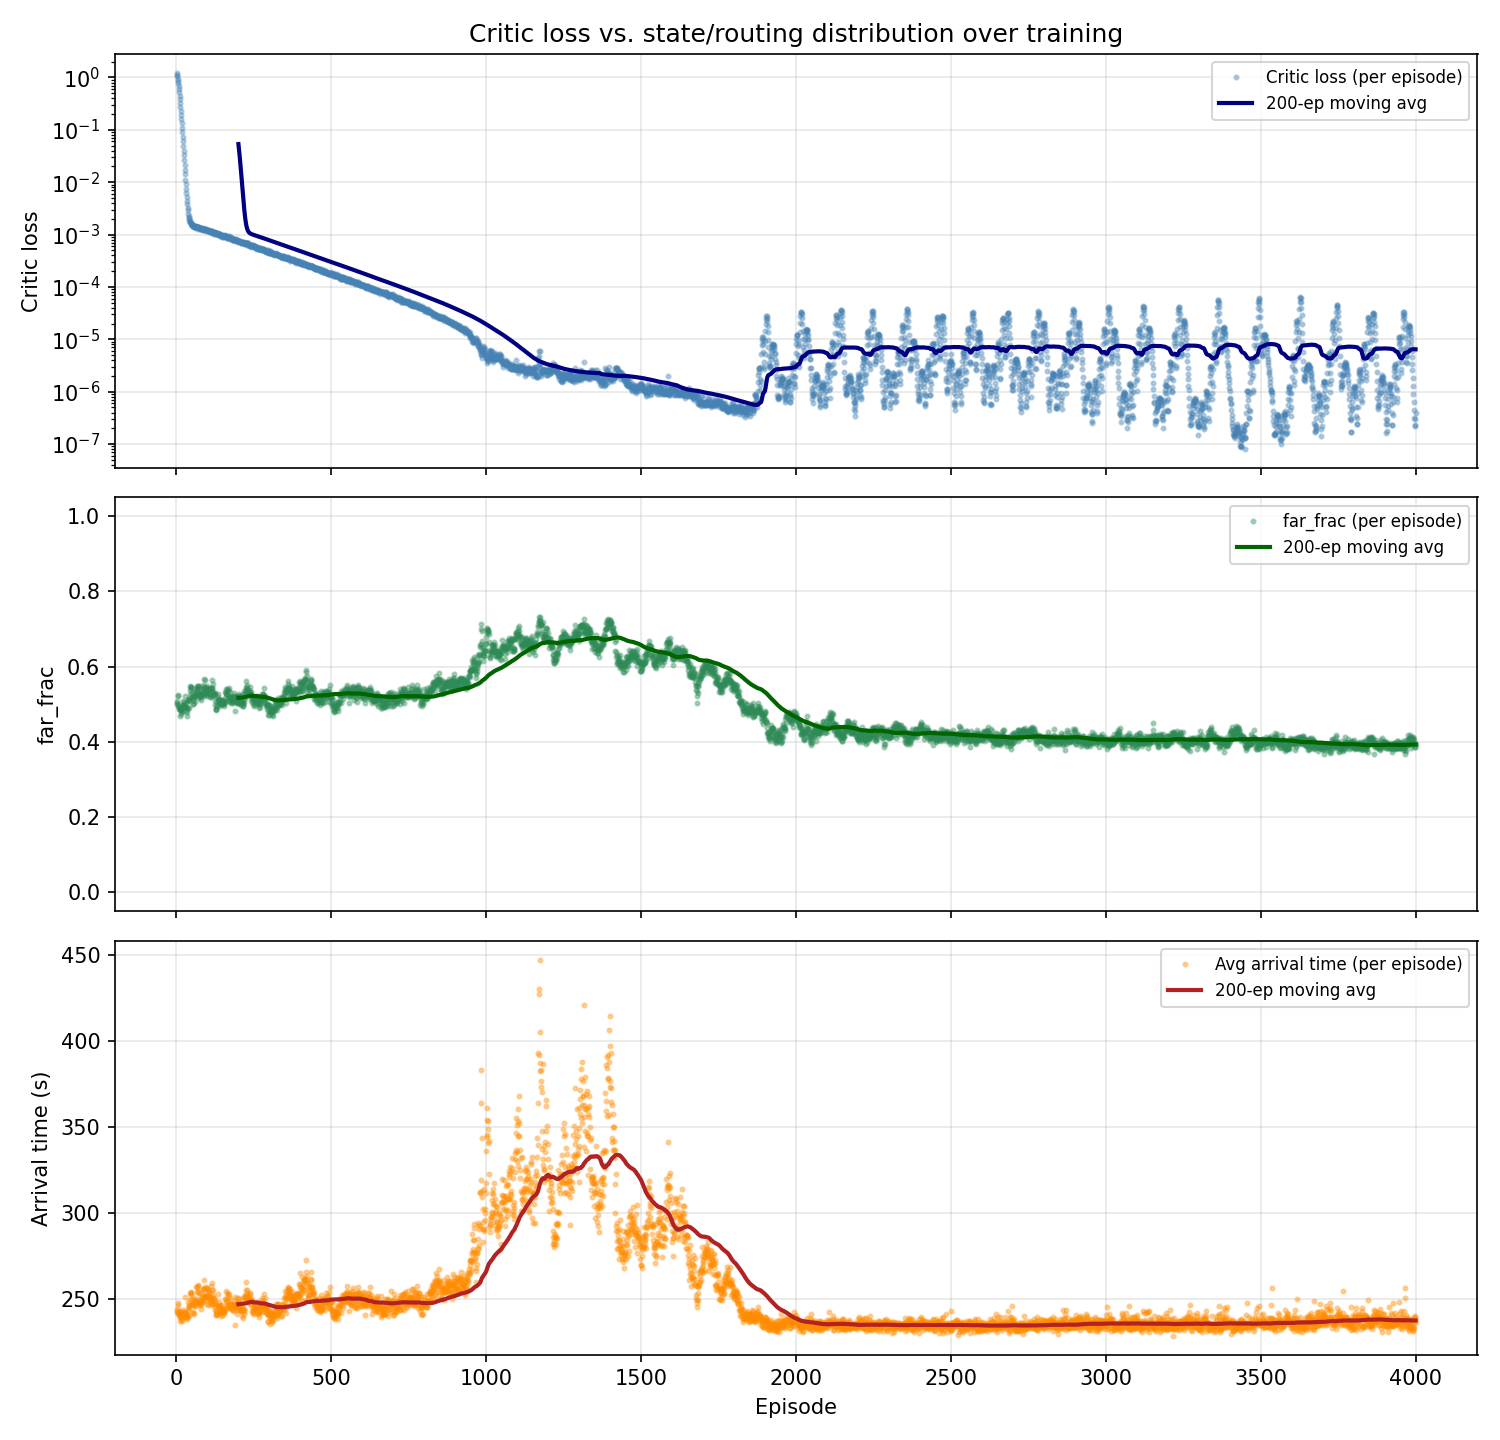

Recreate this plot in Python.
"""
critic_loss_vs_state.py  --  Does the change in critic-loss behavior partway
through training coincide with a change in routing behavior / state
distribution? (per Bhaskar's feedback: "I would look into the fairly clear
change in the critic-loss behavior ... and check whether it coincides with
a change in the routing probabilities/state distribution.")

Reads the existing mappo_line_training_history.pkl (no re-training needed)
and plots critic_loss and far_frac (the routing-probability proxy we track
per episode -- fraction of arrivals at shelter_far) on the SAME episode
axis, both raw and smoothed, so any co-movement is directly visible.
Also uses arrival time (avg time to reach a shelter) as a second state-
distribution proxy, since a shift in routing should show up there too if
it's a real behavioral change rather than just noisy critic fitting.

Rather than assume the transition is at exactly episode 2000 (that number
came from eyeballing a specific run's plot), this script finds the episode
where the SMOOTHED critic loss changes fastest (biggest jump in its moving
average, i.e. the steepest slope region) and reports it explicitly, along
with far_frac / arrival-time values just before and after that point, so
you can see numerically whether they moved together or independently.

No torch required.

Usage:
    python critic_loss_vs_state.py [history.pkl]
    (history.pkl defaults to mappo_line_training_history.pkl)
"""

import sys
import pickle
import numpy as np
import matplotlib.pyplot as plt

HISTORY_PATH = sys.argv[1] if len(sys.argv) > 1 else 'mappo_line_training_history.pkl'
OUTPUT_PNG = 'critic_loss_vs_state.png'


def moving_avg(vals, window):
    valid = np.array([v if v is not None and not np.isnan(v) else np.nan for v in vals], dtype=float)
    if np.sum(~np.isnan(valid)) < window:
        return None, None
    filled = np.where(np.isnan(valid), np.nanmean(valid), valid)
    ma = np.convolve(filled, np.ones(window) / window, mode='valid')
    return np.arange(window, len(vals) + 1), ma


def find_loss_turning_point(ma_x, ma_y):
    """Returns the episode where the SMOOTHED critic loss is at its global
    minimum -- i.e. where it stops decreasing and starts rising/oscillating.
    This is the specific transition Bhaskar is asking about ("the fairly
    clear change in critic-loss behavior"), and it's NOT the same thing as
    "the single steepest change in the curve": critic loss drops ~3 orders
    of magnitude during the first few hundred episodes of normal learning
    (untrained critic -> roughly fitted), which is a much BIGGER change,
    in either raw or log terms, than the later ~1-order-of-magnitude
    jump-then-oscillate transition -- but that early drop is just ordinary
    learning, not the qualitative behavior change (smooth decrease ->
    persistent oscillation) visible later in the plot. The minimum point
    is a direct, assumption-free way to find that specific transition."""
    if ma_x is None:
        return None
    i = int(np.argmin(ma_y))
    return int(ma_x[i])


def window_mean(vals, center_ep, half_width):
    vals = np.array(vals, dtype=float)
    lo = max(0, center_ep - half_width - 1)
    hi = min(len(vals), center_ep + half_width)
    seg = vals[lo:hi]
    seg = seg[~np.isnan(seg)]
    return float(np.mean(seg)) if len(seg) else float('nan')


def main():
    with open(HISTORY_PATH, 'rb') as f:
        d = pickle.load(f)

    critic_loss = d.get('history_critic_loss')
    far_frac    = d.get('history_far_frac')
    arrival     = d.get('arrival_arrived_only')
    if critic_loss is None:
        print('No history_critic_loss in this pickle -- nothing to compare.')
        return

    n_eps = len(critic_loss)
    eps_x = np.arange(1, n_eps + 1)
    window = max(5, n_eps // 20)

    cl_x, cl_ma = moving_avg(critic_loss, window)
    ff_x, ff_ma = moving_avg(far_frac, window) if far_frac is not None else (None, None)
    ar_x, ar_ma = moving_avg(arrival, window) if arrival is not None else (None, None)

    change_ep = find_loss_turning_point(cl_x, cl_ma)

    print(f'Loaded: {HISTORY_PATH} ({n_eps} episodes, smoothing window={window})')
    if change_ep is not None:
        half = max(20, window)
        ff_before = window_mean(far_frac, change_ep - half, half) if far_frac is not None else float('nan')
        ff_after  = window_mean(far_frac, change_ep + half, half) if far_frac is not None else float('nan')
        ar_before = window_mean(arrival, change_ep - half, half) if arrival is not None else float('nan')
        ar_after  = window_mean(arrival, change_ep + half, half) if arrival is not None else float('nan')
        print(f'\nSmoothed critic loss reaches its minimum (stops decreasing, starts '
              f'rising/oscillating) around episode {change_ep}.')
        print(f'  far_frac:    {ff_before:.3f} (before)  ->  {ff_after:.3f} (after)   '
              f'(delta = {ff_after - ff_before:+.3f})')
        print(f'  arrival time: {ar_before:.1f}s (before) -> {ar_after:.1f}s (after)   '
              f'(delta = {ar_after - ar_before:+.1f}s)')
        print('  If these deltas are small/noisy, the critic-loss shift likely reflects '
              'internal value-fitting dynamics rather than a real behavior change.')
        print('  If they are large and consistent, the critic-loss shift is probably '
              'tracking a real change in routing behavior / state distribution.')
    else:
        print('Not enough episodes to reliably locate a steepest-change point.')

    # ── Plot: critic loss (log scale) + far_frac + arrival time, shared x ────
    n_panels = 1 + (far_frac is not None) + (arrival is not None)
    fig, axes = plt.subplots(n_panels, 1, figsize=(10, 3.2 * n_panels), dpi=150, sharex=True)
    if n_panels == 1:
        axes = [axes]
    ax_i = 0

    ax = axes[ax_i]; ax_i += 1
    ax.plot(eps_x, critic_loss, 'o', color='steelblue', ms=2, alpha=0.35, label='Critic loss (per episode)')
    if cl_x is not None:
        ax.plot(cl_x, cl_ma, '-', color='navy', lw=2, label=f'{window}-ep moving avg')
    ax.set_yscale('log'); ax.set_ylabel('Critic loss')
    ax.set_title('Critic loss vs. state/routing distribution over training')
    ax.legend(fontsize=8); ax.grid(True, alpha=0.3)

    if far_frac is not None:
        ax = axes[ax_i]; ax_i += 1
        ax.plot(eps_x, far_frac, 'o', color='seagreen', ms=2, alpha=0.35, label='far_frac (per episode)')
        if ff_x is not None:
            ax.plot(ff_x, ff_ma, '-', color='darkgreen', lw=2, label=f'{window}-ep moving avg')
        ax.set_ylabel('far_frac'); ax.set_ylim(-0.05, 1.05)
        ax.legend(fontsize=8); ax.grid(True, alpha=0.3)

    if arrival is not None:
        ax = axes[ax_i]; ax_i += 1
        ax.plot(eps_x, arrival, 'o', color='darkorange', ms=2, alpha=0.35, label='Avg arrival time (per episode)')
        if ar_x is not None:
            ax.plot(ar_x, ar_ma, '-', color='firebrick', lw=2, label=f'{window}-ep moving avg')
        ax.set_ylabel('Arrival time (s)')
        ax.legend(fontsize=8); ax.grid(True, alpha=0.3)

    axes[-1].set_xlabel('Episode')
    plt.tight_layout(); plt.savefig(OUTPUT_PNG, dpi=150); plt.close()
    print(f'\nSaved: {OUTPUT_PNG}')


if __name__ == '__main__':
    main()
